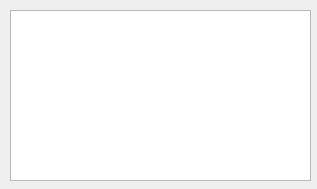
<?xml version="1.0" encoding="UTF-8"?>
<ui version="4.0">
 <class>QtShanoirDownload</class>
 <widget class="QWidget" name="QtShanoirDownload">
  <property name="geometry">
   <rect>
    <x>0</x>
    <y>0</y>
    <width>317</width>
    <height>189</height>
   </rect>
  </property>
  <property name="windowTitle">
   <string>Form</string>
  </property>
  <widget class="QTableWidget" name="tableWidget">
   <property name="geometry">
    <rect>
     <x>10</x>
     <y>10</y>
     <width>301</width>
     <height>171</height>
    </rect>
   </property>
  </widget>
 </widget>
 <resources/>
 <connections/>
</ui>
